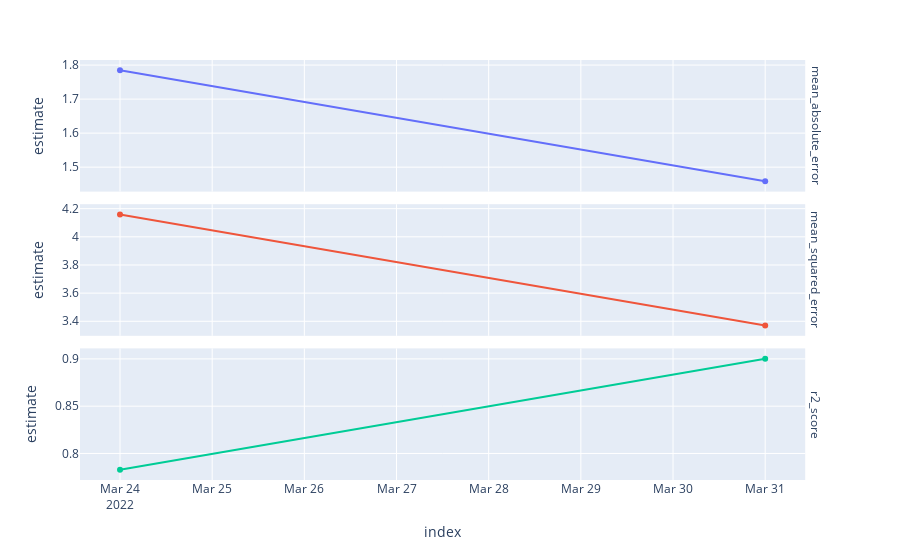

Write notebook code for a chart like this one.
### Markdown cell above
markdown cell

### Code cell
monitoring_metrics = model_board.pin_read("tree_metrics")
p = vetiver.plot_metrics(df_metrics = monitoring_metrics)
p.update_yaxes(matches=None)
p.show()

### Figure 1 — Plotly figure (JSON) as saved in the notebook; plotly's stock layout.template omitted (floating-point values rounded to 4 significant figures)
{"data": [{"customdata": [[7], [7]], "hovertemplate": "metric=mean_absolute_error<br>index=%{x}<br>estimate=%{y}<br>n=%{customdata[0]:}<extra></extra>", "legendgroup": "mean_absolute_error", "line": {"color": "#636efa", "dash": "solid"}, "marker": {"symbol": "circle"}, "mode": "markers+lines", "name": "mean_absolute_error", "orientation": "v", "showlegend": true, "type": "scatter", "x": ["2022-03-24", "2022-03-31"], "xaxis": "x3", "y": [1.785, 1.459], "yaxis": "y3"}, {"customdata": [[7], [7]], "hovertemplate": "metric=mean_squared_error<br>index=%{x}<br>estimate=%{y}<br>n=%{customdata[0]:}<extra></extra>", "legendgroup": "mean_squared_error", "line": {"color": "#EF553B", "dash": "solid"}, "marker": {"symbol": "circle"}, "mode": "markers+lines", "name": "mean_squared_error", "orientation": "v", "showlegend": true, "type": "scatter", "x": ["2022-03-24", "2022-03-31"], "xaxis": "x2", "y": [4.158, 3.37], "yaxis": "y2"}, {"customdata": [[7], [7]], "hovertemplate": "metric=r2_score<br>index=%{x}<br>estimate=%{y}<br>n=%{customdata[0]:}<extra></extra>", "legendgroup": "r2_score", "line": {"color": "#00cc96", "dash": "solid"}, "marker": {"symbol": "circle"}, "mode": "markers+lines", "name": "r2_score", "orientation": "v", "showlegend": true, "type": "scatter", "x": ["2022-03-24", "2022-03-31"], "xaxis": "x", "y": [0.7829, 0.9002], "yaxis": "y"}], "layout": {"annotations": [{"font": {}, "showarrow": false, "text": "r2_score", "textangle": 90, "x": 0.98, "xanchor": "left", "xref": "paper", "y": 0.1567, "yanchor": "middle", "yref": "paper"}, {"font": {}, "showarrow": false, "text": "mean_squared_error", "textangle": 90, "x": 0.98, "xanchor": "left", "xref": "paper", "y": 0.5, "yanchor": "middle", "yref": "paper"}, {"font": {}, "showarrow": false, "text": "mean_absolute_error", "textangle": 90, "x": 0.98, "xanchor": "left", "xref": "paper", "y": 0.8433, "yanchor": "middle", "yref": "paper"}], "legend": {"title": {"text": "metric"}, "tracegroupgap": 0}, "margin": {"t": 60}, "showlegend": false, "xaxis": {"anchor": "y", "domain": [0, 0.98], "title": {"text": "index"}}, "xaxis2": {"anchor": "y2", "domain": [0, 0.98], "matches": "x", "showticklabels": false}, "xaxis3": {"anchor": "y3", "domain": [0, 0.98], "matches": "x", "showticklabels": false}, "yaxis": {"anchor": "x", "domain": [0, 0.3133], "title": {"text": "estimate"}}, "yaxis2": {"anchor": "x2", "domain": [0.3433, 0.6567], "title": {"text": "estimate"}}, "yaxis3": {"anchor": "x3", "domain": [0.6867, 1.0], "title": {"text": "estimate"}}}}
